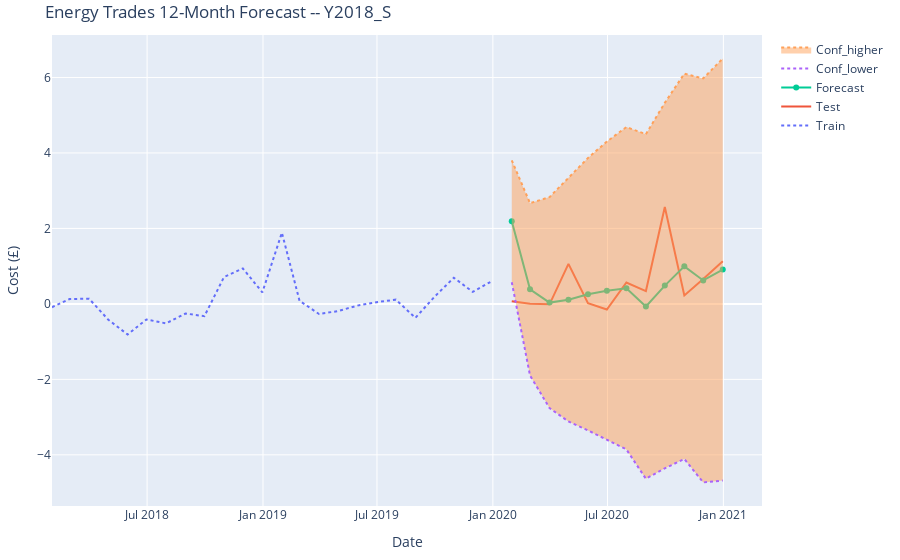

Notebook code for this chart:
### Code cell
prediction, conf_int = model_sarima_enrM.predict(n_periods=FC, return_conf_int=True)
df_cf= pd.DataFrame(conf_int, index=df_test.index)

df_forecast = pd.DataFrame(prediction, index=df_test.index, columns=['Cost_pt'])

#? FC, LABEL, CAT
go_plotter(df_train, df_test, df_forecast, cf, FC, LABEL, "Energy")
maape(df_test.values, df_forecast.values)

### Figure 1 — Plotly figure (JSON) as saved in the notebook; plotly's stock layout.template omitted (floating-point values rounded to 4 significant figures)
{"data": [{"hovertemplate": "Date = %{x}<br>Cost = %{y}", "line": {"dash": "dot"}, "mode": "lines", "name": "Train", "type": "scatter", "x": ["2018-01-31T00:00:00", "2018-02-28T00:00:00", "2018-03-31T00:00:00", "2018-04-30T00:00:00", "2018-05-31T00:00:00", "2018-06-30T00:00:00", "2018-07-31T00:00:00", "2018-08-31T00:00:00", "2018-09-30T00:00:00", "2018-10-31T00:00:00", "2018-11-30T00:00:00", "2018-12-31T00:00:00", "2019-01-31T00:00:00", "2019-02-28T00:00:00", "2019-03-31T00:00:00", "2019-04-30T00:00:00", "2019-05-31T00:00:00", "2019-06-30T00:00:00", "2019-07-31T00:00:00", "2019-08-31T00:00:00", "2019-09-30T00:00:00", "2019-10-31T00:00:00", "2019-11-30T00:00:00", "2019-12-31T00:00:00"], "y": [-0.08823, 0.1295, 0.136, -0.413, -0.8113, -0.4123, -0.5164, -0.2552, -0.326, 0.7086, 0.9392, 0.3058, 1.887, 0.08286, -0.2681, -0.1903, -0.04582, 0.04543, 0.1125, -0.3707, 0.1833, 0.6929, 0.3195, 0.6079]}, {"hovertemplate": "Date = %{x}<br>Cost = %{y}", "line": {"dash": "solid"}, "mode": "lines", "name": "Test", "type": "scatter", "x": ["2020-01-31T00:00:00", "2020-02-29T00:00:00", "2020-03-31T00:00:00", "2020-04-30T00:00:00", "2020-05-31T00:00:00", "2020-06-30T00:00:00", "2020-07-31T00:00:00", "2020-08-31T00:00:00", "2020-09-30T00:00:00", "2020-10-31T00:00:00", "2020-11-30T00:00:00", "2020-12-31T00:00:00"], "y": [0.07168, 0.004574, -0.01112, 1.061, 0.01657, -0.149, 0.5676, 0.3396, 2.57, 0.2225, 0.659, 1.132]}, {"hovertemplate": "Date = %{x}<br>Cost = %{y}", "line": {"dash": "solid"}, "mode": "lines+markers", "name": "Forecast", "type": "scatter", "x": ["2020-01-31T00:00:00", "2020-02-29T00:00:00", "2020-03-31T00:00:00", "2020-04-30T00:00:00", "2020-05-31T00:00:00", "2020-06-30T00:00:00", "2020-07-31T00:00:00", "2020-08-31T00:00:00", "2020-09-30T00:00:00", "2020-10-31T00:00:00", "2020-11-30T00:00:00", "2020-12-31T00:00:00"], "y": [2.189, 0.385, 0.03405, 0.1118, 0.2563, 0.3476, 0.4146, -0.06853, 0.4854, 0.995, 0.6217, 0.9101]}, {"line": {"dash": "dot"}, "mode": "lines", "name": "Conf_lower", "opacity": 0.1, "type": "scatter", "x": ["2020-01-31T00:00:00", "2020-02-29T00:00:00", "2020-03-31T00:00:00", "2020-04-30T00:00:00", "2020-05-31T00:00:00", "2020-06-30T00:00:00", "2020-07-31T00:00:00", "2020-08-31T00:00:00", "2020-09-30T00:00:00", "2020-10-31T00:00:00", "2020-11-30T00:00:00", "2020-12-31T00:00:00"], "y": [0.5749, -1.898, -2.762, -3.117, -3.353, -3.606, -3.856, -4.634, -4.357, -4.11, -4.732, -4.682]}, {"fill": "tonexty", "line": {"dash": "dot"}, "mode": "lines", "name": "Conf_higher", "opacity": 0.1, "type": "scatter", "x": ["2020-01-31T00:00:00", "2020-02-29T00:00:00", "2020-03-31T00:00:00", "2020-04-30T00:00:00", "2020-05-31T00:00:00", "2020-06-30T00:00:00", "2020-07-31T00:00:00", "2020-08-31T00:00:00", "2020-09-30T00:00:00", "2020-10-31T00:00:00", "2020-11-30T00:00:00", "2020-12-31T00:00:00"], "y": [3.803, 2.668, 2.83, 3.34, 3.866, 4.302, 4.685, 4.497, 5.328, 6.1, 5.975, 6.502]}], "layout": {"margin": {"b": 15, "l": 20, "r": 15, "t": 35}, "title": {"text": "Energy Trades 12-Month Forecast -- Y2018_S"}, "xaxis": {"title": {"text": "Date"}, "type": "date"}, "yaxis": {"title": {"text": "Cost (£)"}}}}
